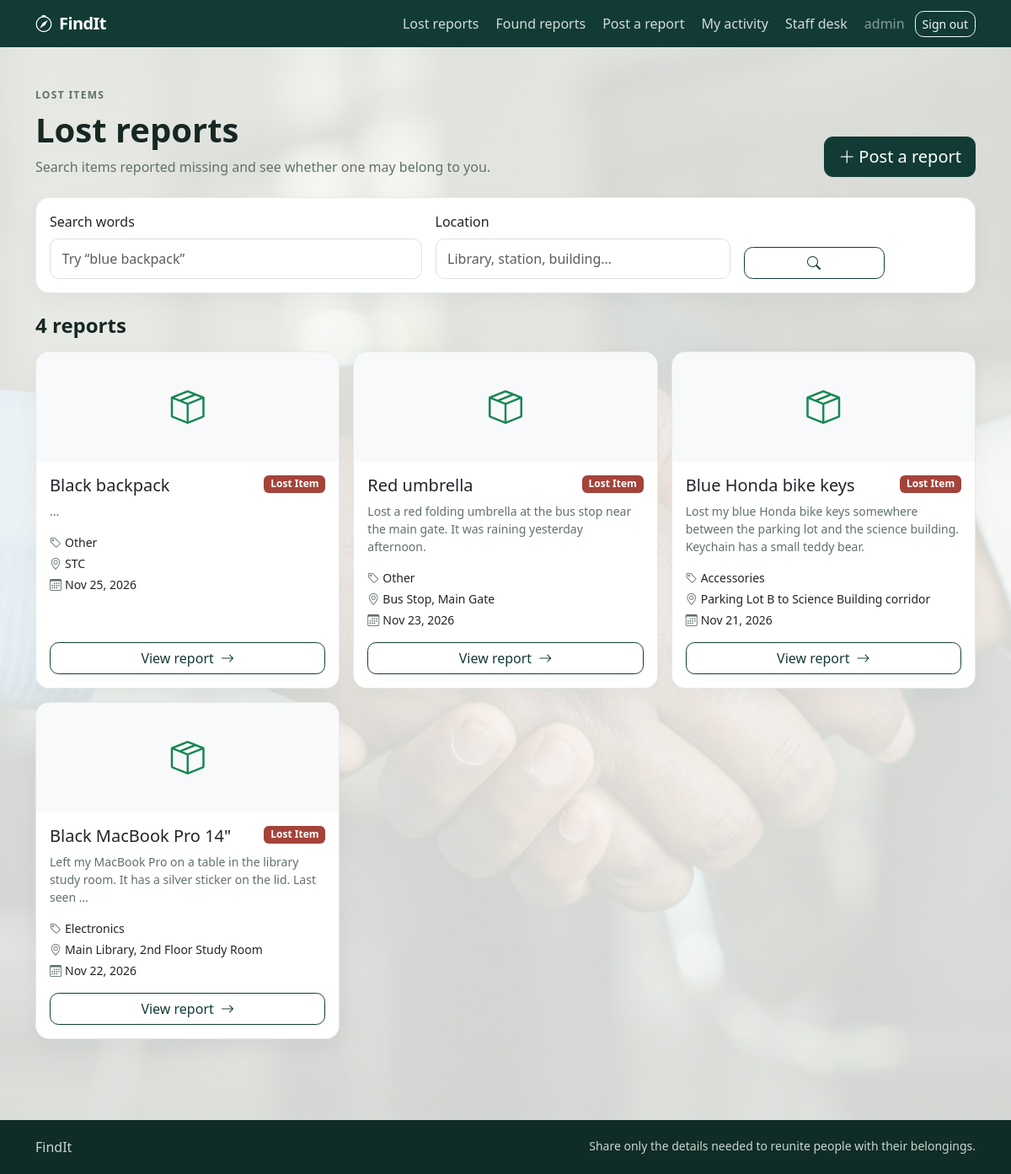
The page /lost/ (signed in) on the database its author committed.
### accounts/models.py (models this page shows, shortened)
class User(AbstractUser):
    ROLE_CHOICES = [
        ('student', 'Student'),
        ('staff', 'Staff'),
        ('admin', 'Administrator'),
    ]
    role = models.CharField(
        max_length=20,
        choices=ROLE_CHOICES,
        default='student'
    )

### lostfound/models.py (models this page shows, shortened)
class ItemReport(models.Model):
    REPORT_TYPES = [
        ('lost', 'Lost Item'),
        ( 'found', 'Found Item')
    ]
    STATUS_CHOICES = [
        ('active', 'Active',),
        ('under review', 'Under Review',),
        ('matched', 'Matched',),
        ('recovered', 'Recovered',),
        ('closed', 'Closed',),
        ('hidden', 'Hidden',),
    ]
    CATEGORY_CHOICES = [
        ('electronics', 'Electronics',),
        ('clothing', 'Clothing',),
        ('documents', 'Documents',),
        ('accessories', 'Accessories',),
        ('other', 'Other',),
    ]
    reporter = models.ForeignKey(
        settings.AUTH_USER_MODEL,
        on_delete=models.CASCADE,
        related_name='reports'
    )
    report_type = models.CharField(
        max_length=10,
        choices=REPORT_TYPES
    )
    title = models.CharField(max_length=150)
    description = models.TextField()
    category = models.CharField(
        max_length=30,
        choices=CATEGORY_CHOICES,
    )
    date_lost_or_found = models.DateField()
    location = models.CharField(max_length=200)
    image = models.ImageField(
        upload_to='item_images/',
        blank=True,
        null=True,
    )
    status = models.CharField(
        max_length=20,
        choices=STATUS_CHOICES,
        default='active'
    )
    created_at = models.DateTimeField(auto_now_add=True)
    updated_at = models.DateTimeField(auto_now=True)

### lostfound/views.py (the view)
# urls.py: path('lost/', lostfound_views.lost_reports, name='lost_reports'),
def lost_reports(request):
    return _item_reports(request, 'lost')

### lostfound/views.py (called while the page is built)
def _is_officer(user):
    return bool(
        user.is_authenticated
        and (
            user.is_staff
            or user.is_superuser
            or getattr(user, 'role', None) in {'staff', 'admin'}
        )
    )

### templates/lostfound/item_reports.html (shortened to what this page needs)
{% extends 'lostfound/base.html' %}
{% block content %}
<section class="d-flex flex-column flex-md-row justify-content-between align-items-md-end gap-3 mb-4">
    <div>
        <p class="eyebrow mb-2">{{ report_type|title }} items</p>
        <h1 class="display-6 fw-bold mb-2">{{ page_title }}</h1>
        <p class="text-muted mb-0">{{ page_intro }}</p>
    </div>
    {% if user.is_authenticated %}
        <a href="{% url 'create_report' %}" class="btn btn-primary btn-lg">
            <i class="bi bi-plus-lg me-1"></i>Post a report
        </a>
    {% else %}
        <a href="{% url 'login' %}?next={% url 'create_report' %}" class="btn btn-primary btn-lg">
            Sign in to post
        </a>
    {% endif %}
</section>
<form method="get" class="card mb-4" role="search">
    <div class="card-body">
        <div class="row g-3 align-items-end">
            <div class="col-lg-5">
                <label for="q" class="form-label">Search words</label>
                <input class="form-control" id="q" name="q" value="{{ request.GET.q }}" placeholder="Try “blue backpack”">
            </div>
            <div class="col-md-5 col-lg-4">
                <label for="location" class="form-label">Location</label>
                <input class="form-control" id="location" name="location" value="{{ request.GET.location }}" placeholder="Library, station, building…">
            </div>
            <div class="col-md-2 d-grid">
                <button class="btn btn-outline-primary" type="submit" aria-label="Search reports">
                    <i class="bi bi-search"></i>
                </button>
            </div>
        </div>
    </div>
</form>
<div class="d-flex justify-content-between align-items-center mb-3">
    <h2 class="h4 fw-bold mb-0">{{ reports.paginator.count }} report{{ reports.paginator.count|pluralize }}</h2>
</div>
<div class="row g-3">
    {% for report in reports %}
        <div class="col-md-6 col-xl-4">
            {% include "lostfound/includes/report_card.html" %}
        </div>
    {% empty %}
        <div class="col-12">
            <div class="card p-4 text-center">
                <p class="text-muted mb-0">No {{ report_type }}-item reports match these filters.</p>
            </div>
        </div>
    {% endfor %}
</div>
{% endblock %}

### templates/lostfound/base.html (shortened to what this page needs)
{% load static %}
<!doctype html>
<html lang="en">
<head>
    <link href="https://cdn.jsdelivr.net/npm/bootstrap@5.3.3/dist/css/bootstrap.min.css" rel="stylesheet">
    <link href="https://cdn.jsdelivr.net/npm/bootstrap-icons@1.11.3/font/bootstrap-icons.css" rel="stylesheet">
</head>
<body>
<nav class="navbar navbar-expand-lg navbar-dark">
    <div class="container">
        <a class="navbar-brand" href="{% url 'landing' %}">
            <i class="bi bi-compass me-1" aria-hidden="true"></i> FindIt
        </a>
        <div class="collapse navbar-collapse" id="navbarNav">
            <ul class="navbar-nav ms-auto align-items-lg-center gap-lg-1">
                <li class="nav-item"><a class="nav-link" href="{% url 'lost_reports' %}">Lost reports</a></li>
                <li class="nav-item"><a class="nav-link" href="{% url 'found_reports' %}">Found reports</a></li>
                {% if user.is_authenticated %}
                    <li class="nav-item"><a class="nav-link" href="{% url 'create_report' %}">Post a report</a></li>
                    <li class="nav-item"><a class="nav-link" href="{% url 'my_activity' %}">My activity</a></li>
                    {% if user.is_staff or user.is_superuser %}
                        <li class="nav-item"><a class="nav-link" href="{% url 'admin_dashboard' %}">Staff desk</a></li>
                    {% endif %}
                    <li class="nav-item"><span class="nav-link text-white-50">{{ user.username }}</span></li>
                    <li class="nav-item">
                        <form method="post" action="{% url 'logout' %}" class="m-0">
                            <button class="btn btn-sm btn-outline-light" type="submit">Sign out</button>
                        </form>
                    </li>
                {% else %}
                    <li class="nav-item"><a class="nav-link" href="{% url 'login' %}">Sign in</a></li>
                    <li class="nav-item"><a class="btn btn-sm btn-light ms-lg-2" href="{% url 'register' %}">Create account</a></li>
                {% endif %}
            </ul>
        </div>
    </div>
</nav>
<main class="container py-4 py-lg-5">
    {% block content %}{% endblock %}
</main>
<footer class="footer">
    <div class="container d-flex flex-column flex-sm-row justify-content-between gap-2">
        <span>FindIt</span>
        <small>Share only the details needed to reunite people with their belongings.</small>
    </div>
</footer>
</body>
</html>

### templates/lostfound/includes/report_card.html
<article class="card h-100 overflow-hidden">
    {% if report.image %}
        <img src="{{ report.image.url }}" class="card-img-top" alt="{{ report.title }}" style="height:210px;object-fit:cover">
    {% else %}
        <div class="d-flex align-items-center justify-content-center bg-light text-success" style="height:130px">
            <i class="bi bi-box-seam" style="font-size:2.5rem" aria-hidden="true"></i>
        </div>
    {% endif %}
    <div class="card-body">
        <div class="d-flex justify-content-between align-items-start gap-2 mb-2">
            <h3 class="h5 card-title mb-0">{{ report.title }}</h3>
            <span class="badge {% if report.report_type == 'lost' %}badge-lost{% else %}badge-found{% endif %} flex-shrink-0">{{ report.get_report_type_display }}</span>
        </div>
        {% if can_view_description %}
            <p class="text-muted small mb-3">{{ report.description|truncatewords:22 }}</p>
        {% endif %}
        <div class="small d-grid gap-1">
            <span><i class="bi bi-tag me-1 text-muted"></i>{{ report.get_category_display }}</span>
            <span><i class="bi bi-geo-alt me-1 text-muted"></i>{{ report.location }}</span>
            <span><i class="bi bi-calendar3 me-1 text-muted"></i>{{ report.date_lost_or_found|date:"M j, Y" }}</span>
        </div>
    </div>
    <div class="card-footer bg-white border-0 pt-0 px-3 pb-3">
        <a href="{% url 'report_detail' report.pk %}" class="btn btn-outline-primary w-100">View report <i class="bi bi-arrow-right ms-1"></i></a>
    </div>
</article>

### rows shown on the page
User: username "admin"
ItemReport: title "Black backpack", report_type "Lost Item", description "...", category "Other", location "STC", date_lost_or_found "Nov 25, 2026"
ItemReport: title "Red umbrella", report_type "Lost Item", description "Lost a red folding umbrella at the bus stop near the main gate. It was raining yesterday afternoon.", category "Other", location "Bus Stop, Main Gate", date_lost_or_found "Nov 23, 2026"
ItemReport: title "Blue Honda bike keys", report_type "Lost Item", description "Lost my blue Honda bike keys somewhere between the parking lot and the science building. Keychain has a small teddy bear.", category "Accessories", location "Parking Lot B to Science Building corridor", date_lost_or_found "Nov 21, 2026"
ItemReport: title "Black MacBook Pro 14\"", report_type "Lost Item", description "Left my MacBook Pro on a table in the library study room. It has a silver sticker on the lid. Last seen …", category "Electronics", location "Main Library, 2nd Floor Study Room", date_lost_or_found "Nov 22, 2026"

### other values the page prints
{{ report_type|title }} "LOST"
{{ page_title }} "Lost reports"
{{ page_intro }} "Search items reported missing and see whether one may belong to you."
{{ reports.paginator.count }} "4"
